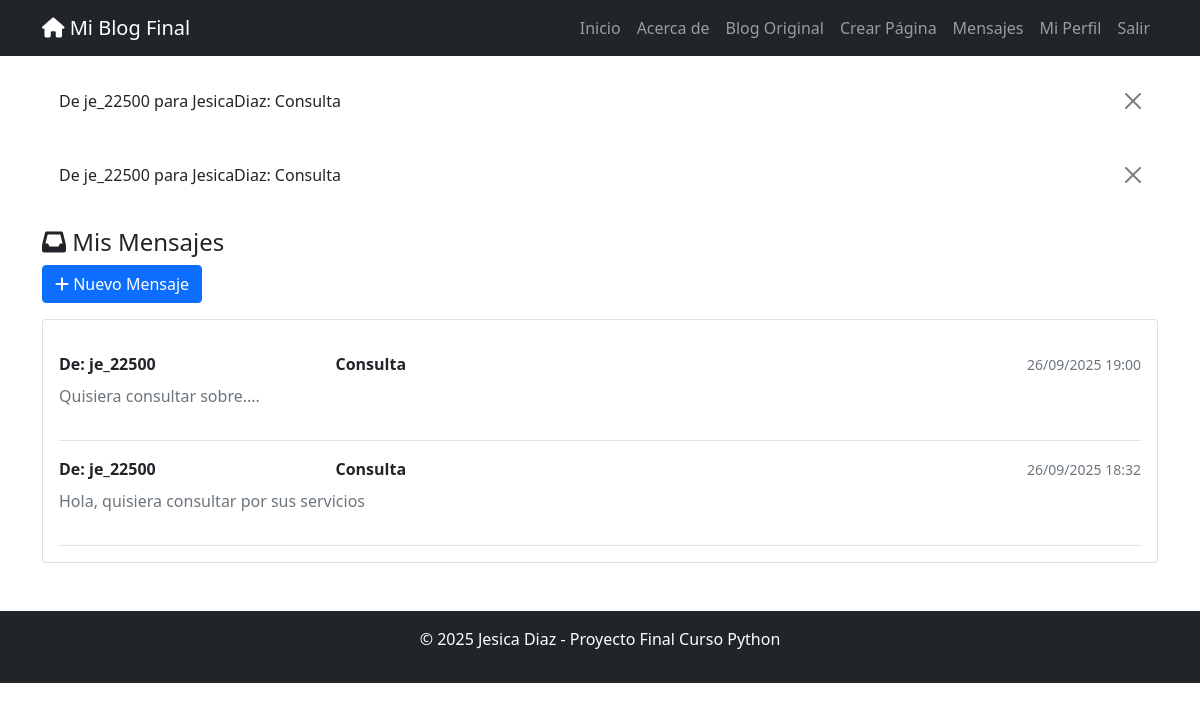
/messenger/inbox/ (signed in), run on an earlier commit of the app's database.
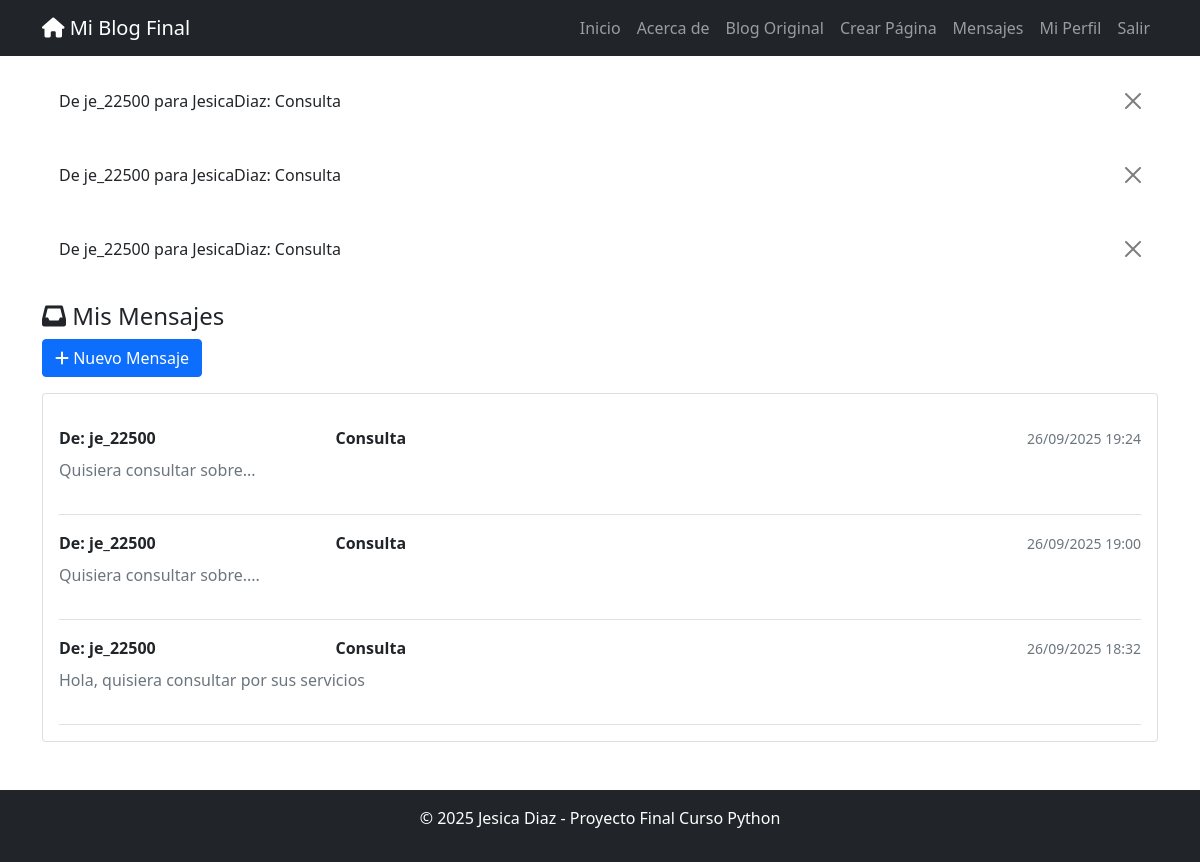
And on a later commit of the database.
### messenger/models.py (models this page shows)
class Message(models.Model):
    sender = models.ForeignKey(User, on_delete=models.CASCADE, related_name='sent_messages')
    receiver = models.ForeignKey(User, on_delete=models.CASCADE, related_name='received_messages')
    subject = models.CharField(max_length=200, verbose_name="Asunto")
    content = models.TextField(verbose_name="Mensaje")
    created_at = models.DateTimeField(auto_now_add=True)
    read = models.BooleanField(default=False)
    class Meta:
        verbose_name = "Mensaje"
        verbose_name_plural = "Mensajes"
        ordering = ['-created_at']
    def __str__(self):
        return f"De {self.sender.username} para {self.receiver.username}: {self.subject}"

### messenger/views.py (the view)
# urls.py: path('inbox/', views.inbox_view, name='inbox'),
@login_required
def inbox_view(request):
    messages_received = Message.objects.filter(receiver=request.user)
    return render(request, 'messenger/inbox.html', {
        'messages': messages_received
    })

### templates/messenger/inbox.html (shortened to what this page needs)
{% extends 'base.html' %}
{% block content %}
<div class="row">
    <div class="col-md-12">
        <h4><i class="fas fa-inbox"></i> Mis Mensajes</h4>
        <a href="{% url 'messenger:send' %}" class="btn btn-primary mb-3">
            <i class="fas fa-plus"></i> Nuevo Mensaje
        </a>
        {% if messages %}
            <div class="card">
                <div class="card-body">
                    {% for message in messages %}
                        <div class="border-bottom py-3">
                            <div class="row">
                                <div class="col-md-3">
                                    <strong>De: {{ message.sender.username }}</strong>
                                </div>
                                <div class="col-md-6">
                                    <strong>{{ message.subject }}</strong>
                                </div>
                                <div class="col-md-3 text-end">
                                    <small class="text-muted">{{ message.created_at|date:"d/m/Y H:i" }}</small>
                                </div>
                            </div>
                            <div class="row mt-2">
                                <div class="col-md-12">
                                    <p class="text-muted">{{ message.content|truncatewords:20 }}</p>
                                </div>
                            </div>
                        </div>
                    {% endfor %}
                </div>
            </div>
        {% else %}
            <div class="alert alert-info">
                <h5>No tienes mensajes</h5>
                <p>Cuando recibas mensajes aparecerán aquí.</p>
            </div>
        {% endif %}
    </div>
</div>
{% endblock %}

### templates/base.html (shortened to what this page needs)
<!DOCTYPE html>
<html lang="es">
<head>
    <link href="https://cdn.jsdelivr.net/npm/bootstrap@5.1.3/dist/css/bootstrap.min.css" rel="stylesheet">
    <link rel="stylesheet" href="https://cdnjs.cloudflare.com/ajax/libs/font-awesome/6.0.0/css/all.min.css">
</head>
<body>
    <nav class="navbar navbar-expand-lg navbar-dark bg-dark">
        <div class="container">
            <a class="navbar-brand" href="{% url 'pages:list' %}">
                <i class="fas fa-home"></i> Mi Blog Final
            </a>
            <div class="navbar-nav ms-auto">
                <a class="nav-link" href="{% url 'pages:list' %}">Inicio</a>
                <a class="nav-link" href="{% url 'pages:about' %}">Acerca de</a>
                <a class="nav-link" href="{% url 'blog:inicio' %}">Blog Original</a>
                {% if user.is_authenticated %}
                    <a class="nav-link" href="{% url 'pages:create' %}">Crear Página</a>
                    <a class="nav-link" href="{% url 'messenger:send' %}">Mensajes</a>
                    <a class="nav-link" href="{% url 'accounts:profile' %}">Mi Perfil</a>
                    <a class="nav-link" href="{% url 'accounts:logout' %}">Salir</a>
                {% else %}
                    <a class="nav-link" href="{% url 'accounts:login' %}">Iniciar Sesión</a>
                    <a class="nav-link" href="{% url 'accounts:signup' %}">Registrarse</a>
                {% endif %}
            </div>
        </div>
    </nav>
    {% if messages %}
        <div class="container mt-3">
            {% for message in messages %}
                <div class="alert alert-{{ message.tags }} alert-dismissible fade show">
                    {{ message }}
                    <button type="button" class="btn-close" data-bs-dismiss="alert"></button>
                </div>
            {% endfor %}
        </div>
    {% endif %}
    <main class="container mt-4">
        {% block content %}
        {% endblock %}
    </main>
    <footer class="bg-dark text-white text-center py-3 mt-5">
        <p>&copy; 2025 Jesica Diaz - Proyecto Final Curso Python</p>
    </footer>
</body>
</html>

What changed in the data, as far as the page shows it:
added Message: sender+receiver+subject "De je_22500 para JesicaDiaz: Consulta", sender.username "je_22500", subject "Consulta", created_at "26/09/2025 19:24", content "Quisiera consultar sobre..."
